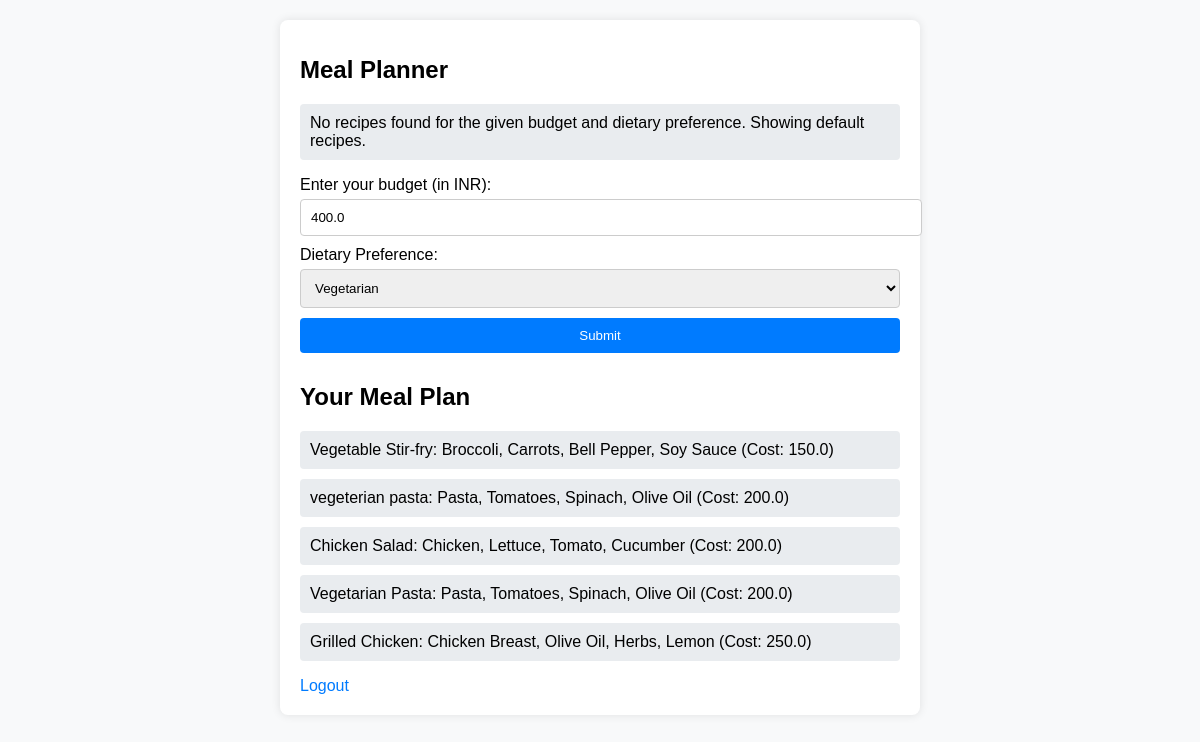
The app's page /generate/ (signed in) with its own data.
### planner/models.py (models this page shows, shortened)
class UserBudget(models.Model):
    user = models.OneToOneField(User, on_delete=models.CASCADE)
    budget = models.FloatField()
    dietary_preference = models.CharField(max_length=100)

class Recipe(models.Model):
    name = models.CharField(max_length=100)
    ingredients = models.TextField()
    cost = models.FloatField()
    dietary_preference = models.CharField(max_length=50)

### planner/views.py (the view)
# urls.py: path('generate/', views.generate_meal_plan, name='generate_meal_plan'),
@login_required
def generate_meal_plan(request):
    try:
        user_budget = UserBudget.objects.get(user=request.user)
    except UserBudget.DoesNotExist:
        user_budget = None
    if request.method == 'POST':
        form = BudgetForm(request.POST, instance=user_budget)
        if form.is_valid():
            user_budget = form.save(commit=False)
            user_budget.user = request.user
            user_budget.save()
            messages.success(request, 'Your budget and dietary preferences have been saved.')
            return redirect('generate_meal_plan')
        else:
            messages.error(request, 'There was an error saving your data. Please try again.')
    else:
        form = BudgetForm(instance=user_budget)
    if user_budget:
        recipes = Recipe.objects.filter(
            dietary_preference__iexact=user_budget.dietary_preference,
            cost__lte=user_budget.budget
        )
        if not recipes:
            messages.warning(request, 'No recipes found for the given budget and dietary preference. Showing default recipes.')
            recipes = Recipe.objects.all()[:5]  # Show default recipes if none match
    else:
        recipes = None
    return render(request, 'planner/meal_plan.html', {
        'form': form,
        'recipes': recipes
    })

### planner/forms.py
class BudgetForm(forms.ModelForm):
    class Meta:
        model = UserBudget
        fields = ['budget', 'dietary_preference']

### planner/templates/planner/meal_plan.html (shortened to what this page needs)
{% load static %}
<!DOCTYPE html>
<html>
<head>
    <link rel="stylesheet" type="text/css" href="{% static 'planner/styles.css' %}">
</head>
<body>
    <div class="container">
        <h1>Meal Planner</h1>
        {% if messages %}
            <ul>
                {% for message in messages %}
                    <li{% if message.tags %} class="{{ message.tags }}"{% endif %}>{{ message }}</li>
                {% endfor %}
            </ul>
        {% endif %}
        <form method="POST" action="{% url 'generate_meal_plan' %}">
            <label for="budget">Enter your budget (in INR):</label>
            <input type="number" id="budget" name="budget" step="0.01" value="{{ form.budget.value|default:'' }}">
            <label for="dietary_preference">Dietary Preference:</label>
            <select id="dietary_preference" name="dietary_preference">
                <option value="vegetarian" {% if form.dietary_preference.value == "vegetarian" %}selected{% endif %}>Vegetarian</option>
            </select>
            <button type="submit">Submit</button>
        </form>
        {% if recipes %}
            <h2>Your Meal Plan</h2>
            <ul>
                {% for recipe in recipes %}
                    <li>{{ recipe.name }}: {{ recipe.ingredients }} (Cost: {{ recipe.cost }})</li>
                {% endfor %}
            </ul>
        {% else %}
            <p>No recipes found for the given budget and dietary preference.</p>
        {% endif %}
        <a href="{% url 'account_logout' %}">Logout</a>
    </div>
</body>
</html>

### planner/static/planner/styles.css (style rules this page uses)
body { font-family: Arial, sans-serif; background-color: #f8f9fa; margin: 0; padding: 20px; }
.container { max-width: 600px; margin: 0 auto; padding: 20px; background-color: #ffffff; border-radius: 8px; box-shadow: 0 0 10px rgba(0, 0, 0, 0.1); }
h1 { font-size: 24px; margin-bottom: 20px; }
form { margin-bottom: 20px; }
label { display: block; margin-bottom: 5px; }
input, select, button { width: 100%; padding: 10px; margin-bottom: 10px; border: 1px solid #ccc; border-radius: 4px; }
button { background-color: #007bff; color: #ffffff; border: none; cursor: pointer; }
ul { list-style-type: none; padding: 0; }
li { background-color: #e9ecef; margin-bottom: 10px; padding: 10px; border-radius: 4px; }
a { color: #007bff; text-decoration: none; }

### records on screen
UserBudget: budget "400.0"
Recipe: name "Vegetable Stir-fry", ingredients "Broccoli, Carrots, Bell Pepper, Soy Sauce", cost "150.0"
Recipe: name "vegeterian pasta", ingredients "Pasta, Tomatoes, Spinach, Olive Oil", cost "200.0"
Recipe: name "Chicken Salad", ingredients "Chicken, Lettuce, Tomato, Cucumber", cost "200.0"
Recipe: name "Vegetarian Pasta", ingredients "Pasta, Tomatoes, Spinach, Olive Oil", cost "200.0"
Recipe: name "Grilled Chicken", ingredients "Chicken Breast, Olive Oil, Herbs, Lemon", cost "250.0"

### other values on screen
{{ message }} "No recipes found for the given budget and dietary preference. Showing default recipes."
